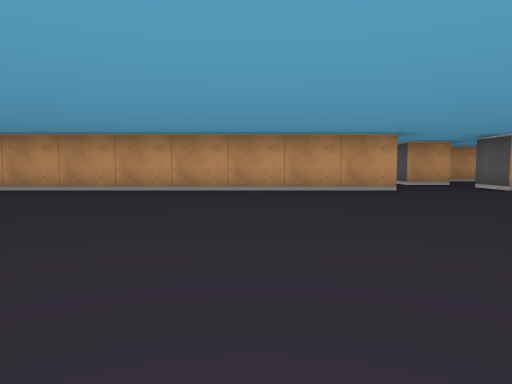
[1] (above)

24 first-person views from a walk through a cub3D maze. The camera is about half as high as the walls, tilts 4° down and sees 70° across. The floor is counted in squares. Each view is taken from the middle of a square. On the plan, view 1 faces up. The plan holds only what a view shows up to about 9 squares ahead; the rest is blank.

[2]
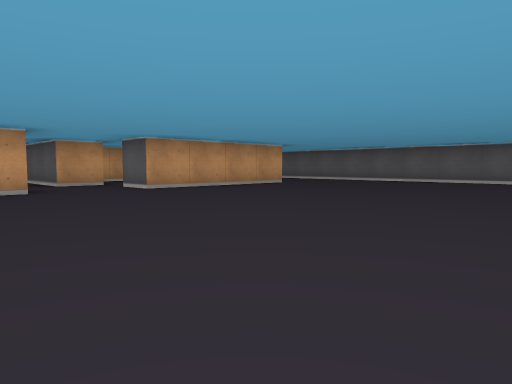

[3]
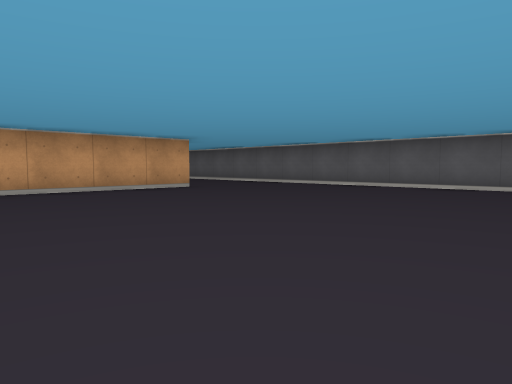

[4]
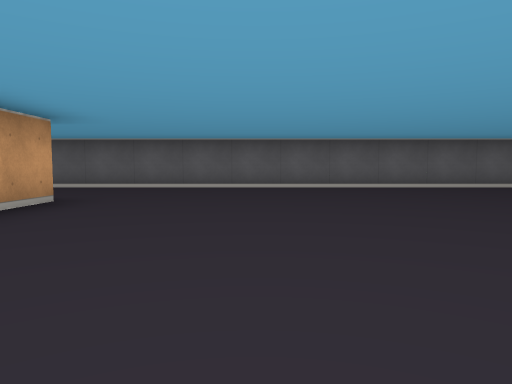

[5]
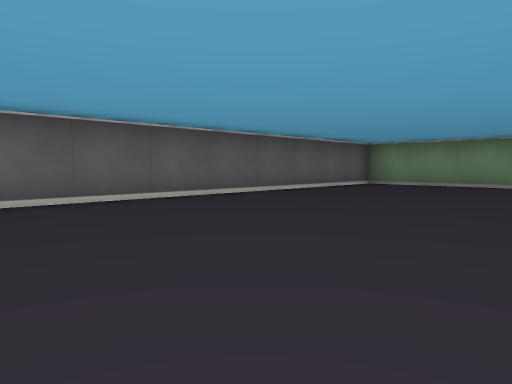

[6]
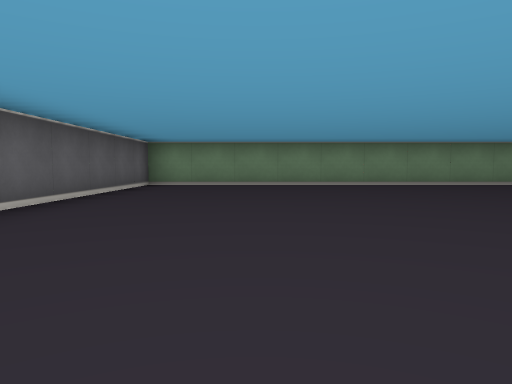

[7]
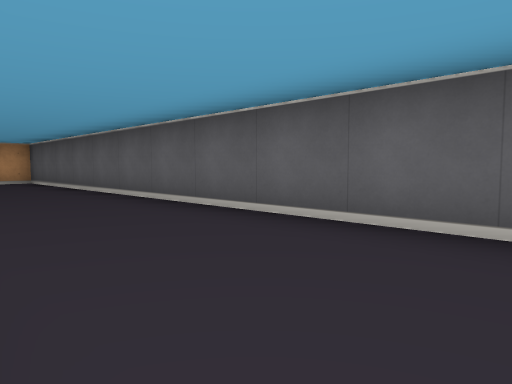

[8]
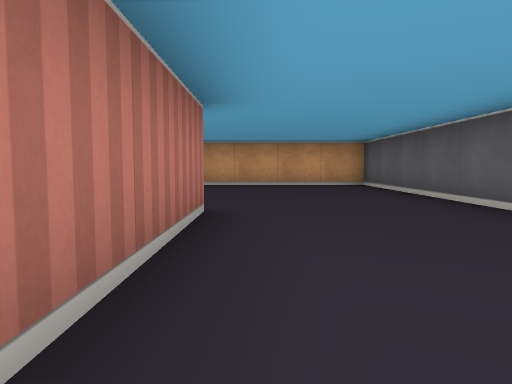

[9]
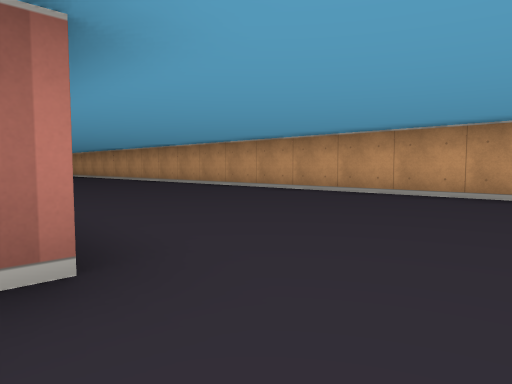

[10]
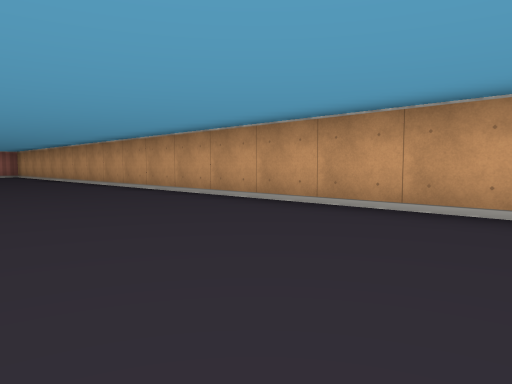

[11]
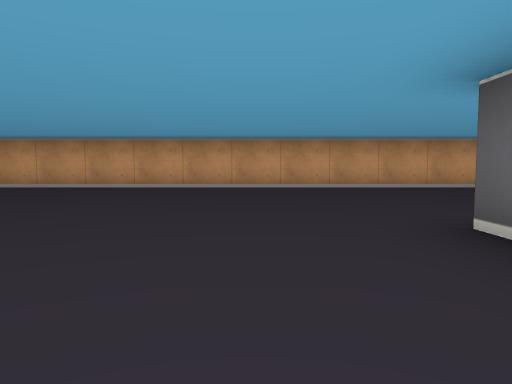

[12]
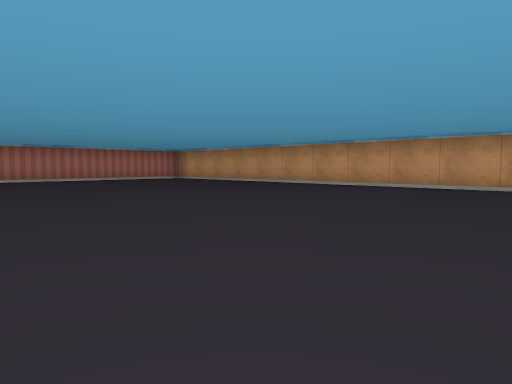

[13]
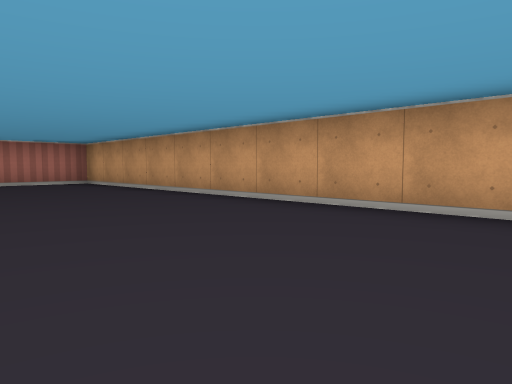

[14]
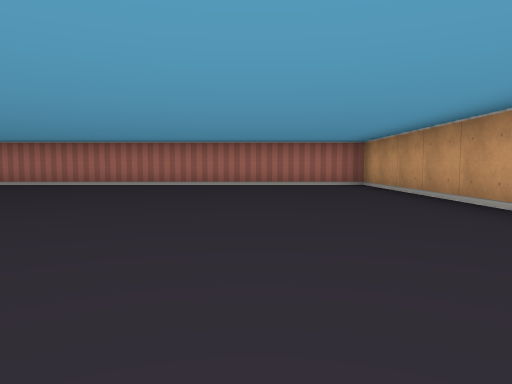

[15]
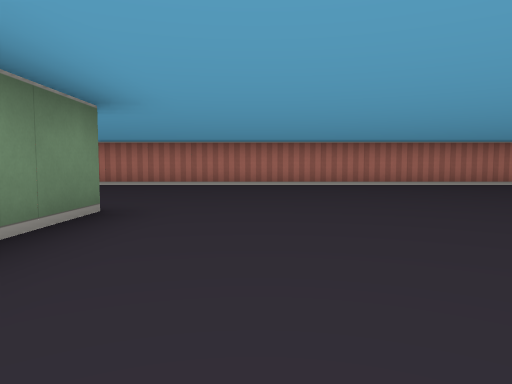

[16]
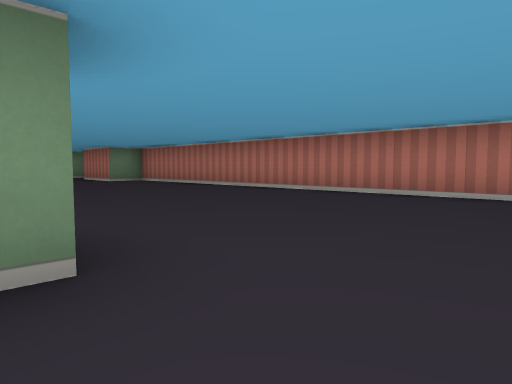

[17]
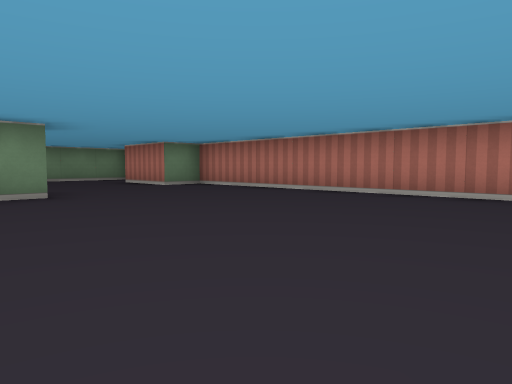

[18]
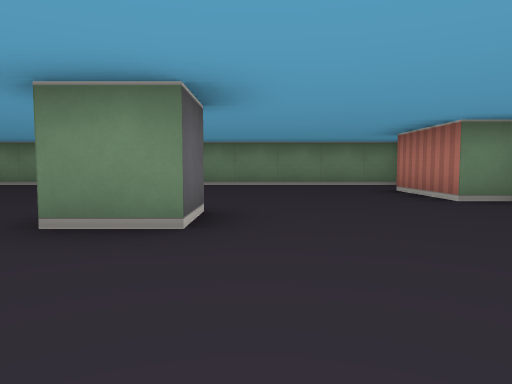

[19]
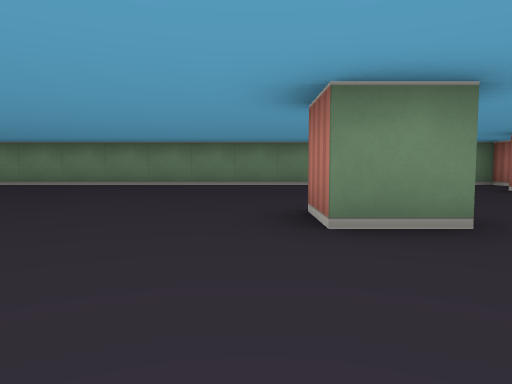

[20]
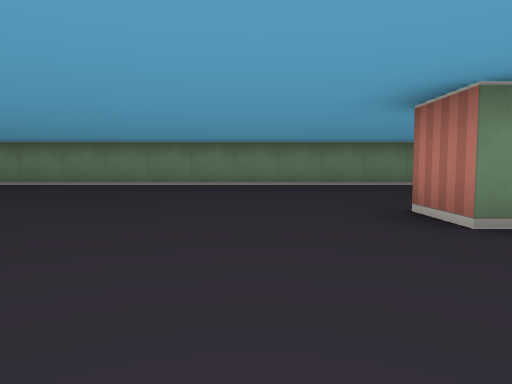

[21]
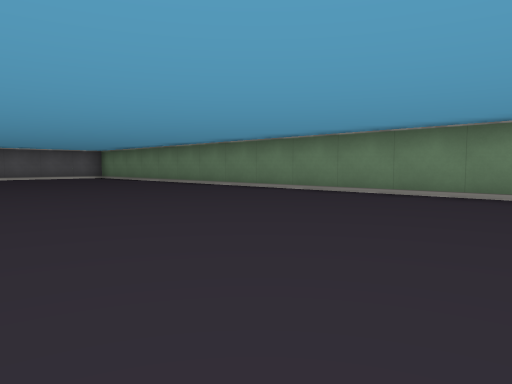

[22]
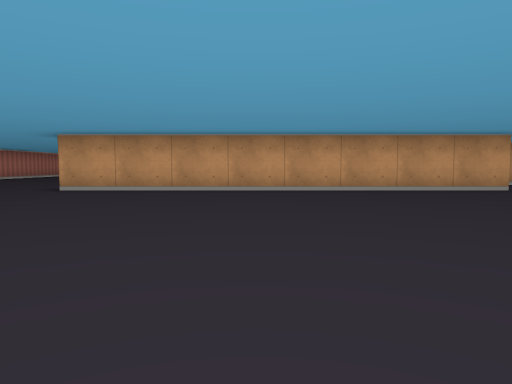

[23]
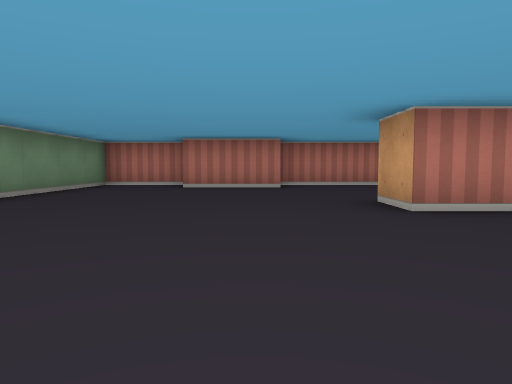

[24]
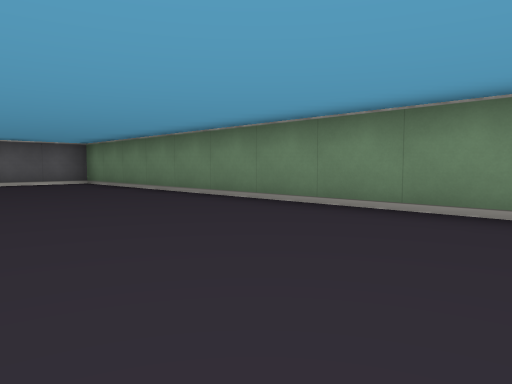

### Floor plan
Points are (right, up) in squares from view 1. A wall is a line through its corners. A room is listed if a view was taken in it or the views show most of it. See-through windows are left out.
Room 1 (views 1, 2, 3, 4, 5, 6, 7, 8, 9, 10, 11, 12, 13, 14, 15, 16, 17, 18, 19, 20, 21, 22, 23, 24)
walls: (2.6, 6.5) (-5.5, 6.5); (3.5, 8.5) (3.5, 11.5); (-5.6, 7.5) (-4.1, 7.5); (-5.5, 0.5) (-5.5, -0.5) (-6.5, -0.5) (-6.5, 0.5) (-5.5, 0.5); (8.6, 6.5) (4.5, 6.5); (8.5, 11.6) (8.5, 8.6); (-10.5, -3.6) (-10.5, -5.5) (11.5, -5.5) (11.5, 16.5) (-10.5, 16.5) (-10.5, -1.5) (-9.5, -1.5) (-9.5, -3.5)
ways out: opening at (3.5, 7); opening at (4, 8)

Positions as (right, up) in squares from view 1, and headings:
1: (0, 0), facing up
2: (1, 0), facing up-right
3: (4, 0), facing up-right
4: (4, 4), facing right
5: (7, 3), facing down-right
6: (9, 3), facing down
7: (9, 6), facing up-right
8: (9, 8), facing up
9: (10, 11), facing up-left
10: (6, 13), facing up-left
11: (2, 9), facing up
12: (1, 9), facing up-left
13: (-1, 13), facing up-left
14: (-2, 14), facing left
15: (-2, 9), facing left
16: (-5, 9), facing down-left
17: (-5, 6), facing down-left
18: (-7, 3), facing down
19: (-5, 3), facing down
20: (-4, 3), facing down
21: (-2, 0), facing down-right
22: (-2, 0), facing up
23: (-2, -2), facing left
24: (2, -2), facing down-right
